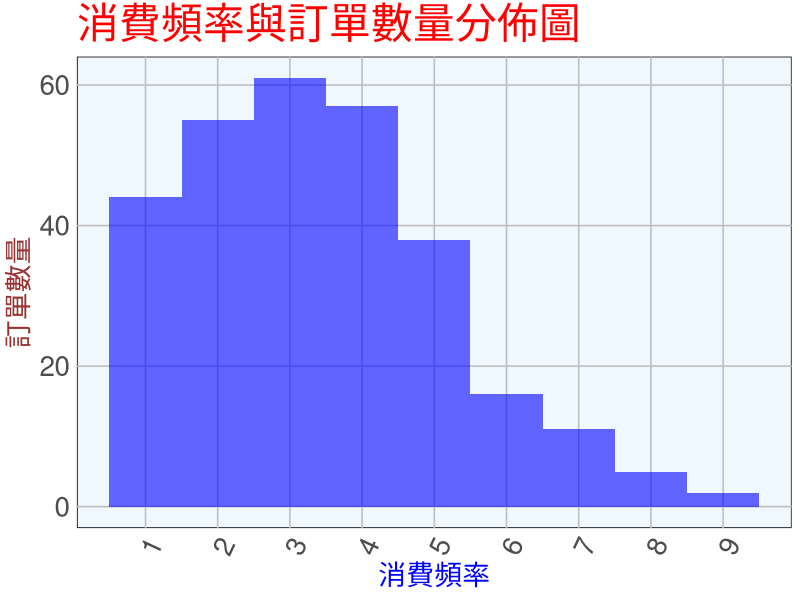
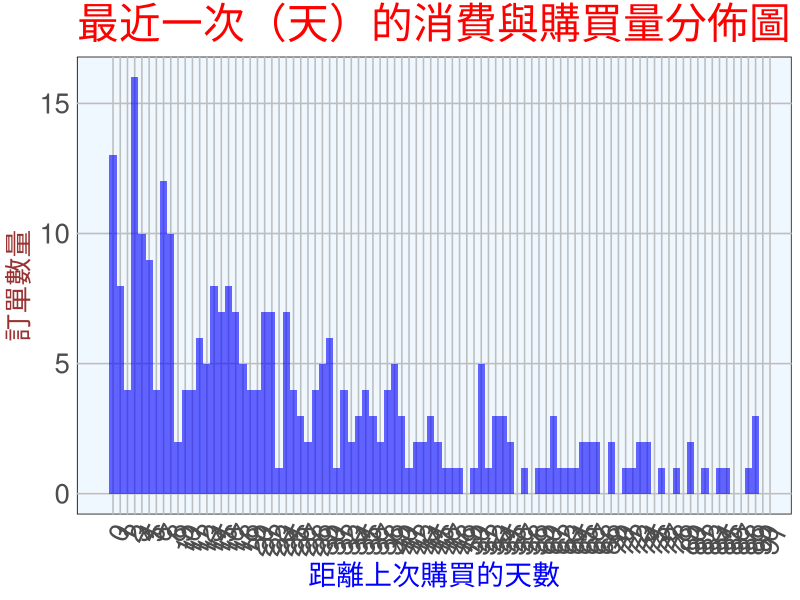
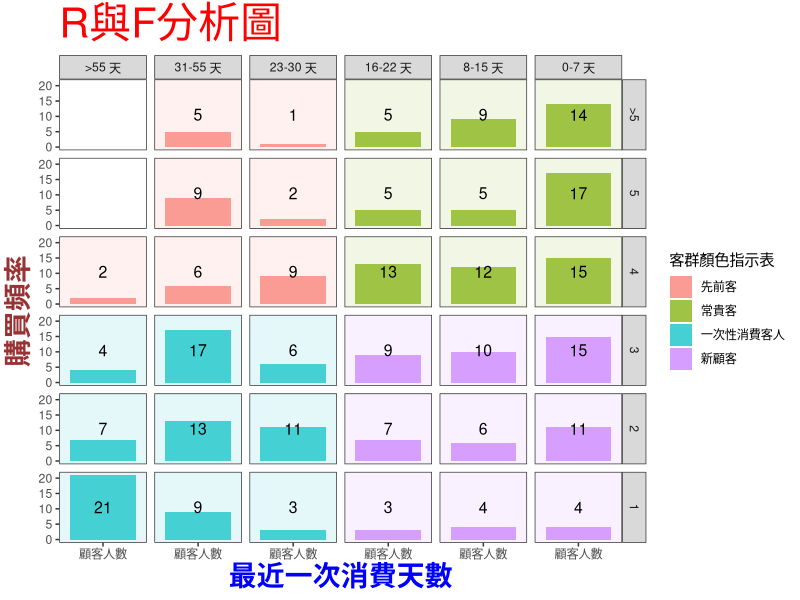
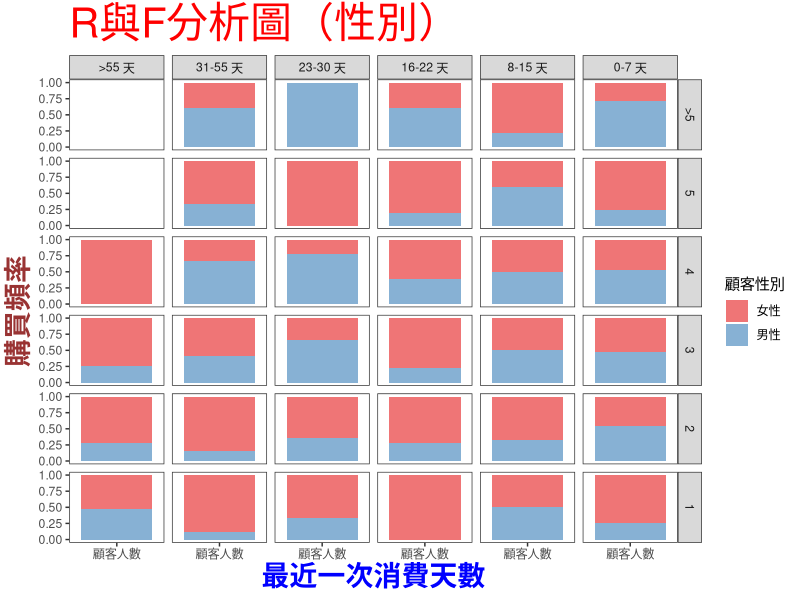
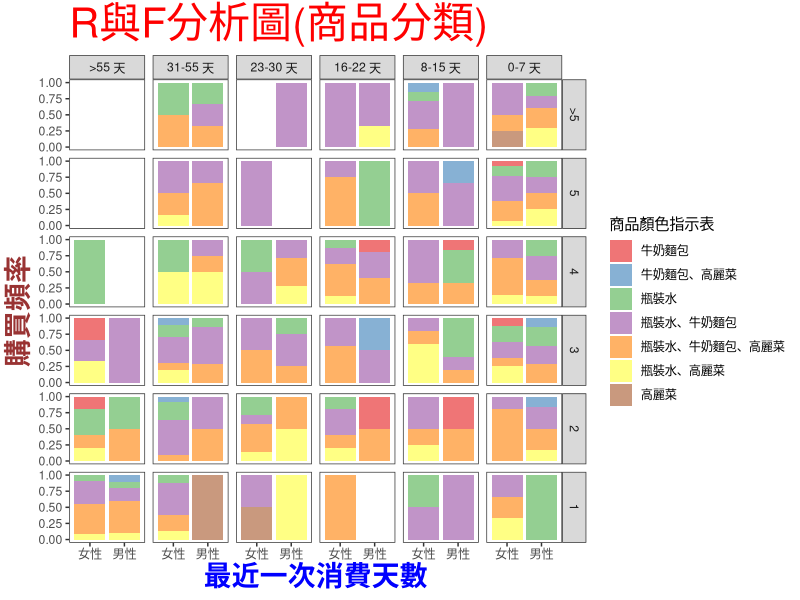

Recreate these plots in R, in order.
### 常貴客？新客？ 讓RFM模型簡簡單單解釋一切！(資料來源)-----

# 在行銷資料科學裡，有項工具可協助公司找出 
# R「新客」（近期有消費的人）、 
# F 「常客」（常常來消費的人）、與 
# M「貴客」（消費金額大的人），這項工具稱為「RFM模型」。

# RFM模型是由喬治·卡利南（George Cullinan）於1961年所提出，他發現資料庫分析中，
# 有三項重要的指標：
# 最近一次消費（Recency）、
# 消費頻率（Frequency）、與
# 消費金額（Monetary），
# 這三項指標的英文字母的分別為R、F、M，所以就稱為「RFM模型」。

# 接下來，我們將介紹RFM模型的簡單概念:
# 最近一次消費（Recency）：
# 指消費者至今再次購買與上次購買產品的時間差，
# 舉例來說，將「購買日期分為五等分」，每一等分為資料庫的20%：
# 最近消費的前20%，編碼為5
# 20%~40%編碼為4，以此類推
# 到80%~100%編碼為1。
# 也就是編碼等級越高的消費者，重複購買比率較高。

# 2. 消費頻率（Frequency）：
# 指消費者在一定期間內購買該產品的次數。舉例來說：
# 次數最多的前20%，編碼為5
# 20%~40%編碼為4，以此類推
# 80%~100%編碼為1。
# 編碼等級越高的消費者，其消費頻率越高，忠誠度與顧客價值也越高。

# 3. 消費金額（Monetary）：
# 指消費者在一定期間內購買該產品的總金額。
# 金額最大的前20%，編碼為5
# 20%~40%編碼為4，以此類推
# 80%~100%編碼為1。
# 編碼等級越高的消費者，其消費金額越高，顧客價值也越高。

# 利用以上的編碼方式，我們可以將顧客，依（R,F,M）的分數，共分成125群，
# 亦即從最低的（1,1,1）（3分）到最高的（5,5,5）（15分）。

# RFM模型能協助企業區分顧客，並預測每種顧客類型的消費者行為。
# 當企業對顧客進行分群後，再進一步從公司的顧客資料庫中，分析各群顧客背後的消費者行為，
# 進而發展預測模式。
# 讓公司的顧客關係管理（CRM）系統在應用上，能夠提升到策略性的層級。
# RFM模型實戰去！

# 接下來的範例，我們將會使用R語言展示
# 如何使用RFM模型在「最近一次消費（Recency）」及「消費頻率（Frequency）」的分析應用，
# 會使用R與F的主要原因，是因為「最近一次消費（R）」的期間，關乎消費者的存留狀況，
# 以及「消費頻率（F）」影響顧客的顧客生命週期。
# 所以我們會依照 R 與 F 將顧客分類成不同客群，並觀察其與產品、銷售之間的關係，以達到下列目的：

# 1.了解目前銷售狀況。
# 2.有效的運用行銷預算，在對的產品上花對的錢。
# 3.對不同的客群給予不同的優惠。
# 4.增加顧客生命週期，培養每一位顧客成為忠實/常貴客 。

# 我們即將使用某一匿名賣場的資料，並挑選出其中三件商品，切入R及F的模型分析。
# 可以想一下，當我們賣場內部資料有：
# 交易代號（orderId）
# 顧客編號（clientId）
# 產品（product）
# 性別（gender）
# 最後交易日期（orderdate）

# 那我們就要開始問自己幾個問題：
# 應該從資料中擷取何種價值? 
# 到底應該如何透過這些資料，讓手上的資源分配更有利? 
# 我的顧客針對不同產品有偏好? 不同的顧客到底應該多銷售哪種產品?

# 那...既然這些問題都可以透過R及F的模式來做簡單的分析，到底R及F本身的性質是什麼?
# 其實就是我們在基礎敘述性統計中時常看到的「交叉分析」
# 交叉分析就可以解決並增加營收!

# 資料：
# 首先讓我們來看看本次賣場的資料型態。本次資料共4402筆資料，可在我們提供的檔案連結下載數據。
# https://drive.google.com/open?id=1JGkDV3X7CRLHM4H2Zd7UBpDNy3UIToKZ
# 部份原始資料的具體模樣:

# 載入library
library(dplyr)
library(reshape2)
library(ggplot2)
library(stringr)
# start from here

library(readr)
orders <- read_csv("orders.csv", col_types = cols(orderdate = col_date(format = "%Y-%m-%d")))
View(orders)

str(orders)
# tibble [4,384 x 7] (S3: spec_tbl_df/tbl_df/tbl/data.frame)
# $ X1       : num [1:4384] 1 2 3 4 5 6 7 8 9 10 ...
# $ product  : chr [1:4384] "高麗菜" "高麗菜" "高麗菜" "高麗菜" ...
# $ orderId  : num [1:4384] 582 2 725 597 761 95 426 321 239 822 ...
# $ clientId : num [1:4384] 230 276 277 279 92 190 241 115 15 164 ...
# $ gender   : chr [1:4384] "女性" "男性" "女性" "男性" ...
# $ orderdate: Date[1:4384], format: "2017-01-08" "2017-02-18" "2017-02-03" ...
# $ grossmarg: num [1:4384] 10 10 10 10 10 10 10 10 10 10 ...

# orders$orderdate = as.Date(orders$orderdate, origin="2017-01-01")
summary(orders)
# 報告日期
today <- as.Date('2017-04-11', format='%Y-%m-%d')

names(orders)
# [1] "X1"   "product"   "orderId"   "clientId"  "gender"    "orderdate" "grossmarg"

head(orders)
# A tibble: 6 x 7
#      X1 product orderId clientId gender orderdate  grossmarg
#   <dbl> <chr>     <dbl>    <dbl> <chr>  <date>         <dbl>
# 1     1 高麗菜      582      230 女性   2017-01-08        10
# 2     2 高麗菜        2      276 男性   2017-02-18        10
# 3     3 高麗菜      725      277 女性   2017-02-03        10
# 4     4 高麗菜      597      279 男性   2017-03-05        10
# 5     5 高麗菜      761       92 女性   2017-02-08        10
# 6     6 高麗菜       95      190 男性   2017-04-05        10

# 資料處理
?dcast
# cast {reshape2}	R Documentation
# Cast functions Cast a molten data frame into an array or data frame.

orders01 <- dcast(orders, orderId + clientId + gender + orderdate ~ product, value.var='product', fun.aggregate=length)

head(orders01)
#   orderId clientId gender  orderdate 牛奶麵包 高麗菜 瓶裝水
# 1       1      166   男性 2017-04-07        1      2      3
# 2       2      276   男性 2017-02-18        2      1      7
# 3       4       95   女性 2017-03-28        2      0      4
# 4       5      253   女性 2017-01-27        2      0      5
# 5       6       34   男性 2017-03-16        1      1      4
# 6       7      215   男性 2017-04-08        1      0      1

# 計算 frequency recency 频率   新近度
orders02 <- orders01 %>%
  group_by(clientId) %>%
  mutate(frequency=n(),
         recency=as.numeric(today-orderdate)) %>%
  filter(orderdate==max(orderdate)) %>%
  filter(orderId==max(orderId)) %>%
  ungroup()

### 看看filter做甚麼動作?
orders022 <- orders01 %>%
  group_by(clientId) %>%
  mutate(frequency=n(),
         recency=as.numeric(today-orderdate))

orders022Order <- orders01 %>%
  group_by(clientId) %>%
  mutate(frequency=n(),
         recency=as.numeric(today-orderdate)) %>%
  arrange(clientId)

head(orders02)
# A tibble: 6 x 9
#   orderId clientId gender   orderdate  牛奶麵包 高麗菜 瓶裝水 frequency recency
#     <dbl>    <dbl> <chr>  <date>        <int>  <int>  <int>     <int>   <dbl>
# 1       1      166 男性   2017-04-07        1      2      3         2       4
# 2       4       95 女性   2017-03-28        2      0      4         4      14
# 3       6       34 男性   2017-03-16        1      1      4         3      26
# 4       8      230 女性   2017-04-01        1      0      2         7      10
# 5      10       59 女性   2017-04-03        4      1      2         3       8
# 6      23      233 男性   2017-03-18        0      1      2         2      24

orders022 %>% filter(clientId == 166)
#   orderId clientId gender orderdate  牛奶麵包 高麗菜 瓶裝水 frequency recency
#     <dbl>    <dbl> <chr>  <date>        <int>  <int>  <int>     <int>   <dbl>
# 1       1      166 男性   2017-04-07        1      2      3         2       4
# 2     795      166 男性   2017-03-08        2      0      1         2      34
orders022 %>% filter(clientId == 95)
#   orderId clientId gender orderdate  牛奶麵包 高麗菜 瓶裝水 frequency recency
#     <dbl>    <dbl> <chr>  <date>        <int>  <int>  <int>     <int>   <dbl>
# 1       4       95 女性   2017-03-28        2      0      4         4      14
# 2     186       95 女性   2017-02-23        2      0      3         4      47
# 3     789       95 女性   2017-01-17        1      1      5         4      84
# 4     959       95 女性   2017-01-30        1      0      2         4      71

### R與F 频率/新近度 模型分析： ------
#繪製出RF分佈圖

# 圖形主题
howard_theme <- function(base_size = 12, base_family = "sans"){
  theme_minimal(base_size = base_size, base_family = base_family) +
    theme(
      axis.text.x = element_text(size=20, angle = 65, vjust = 1, hjust=1),
      axis.text.y = element_text(size=20),
      axis.title = element_text(size = 20),
      panel.grid.major = element_line(color = "grey"),
      panel.grid.minor = element_blank(),
      panel.background = element_rect(fill = "aliceblue"),
      strip.background = element_rect(fill = "navy", color = "navy", size = 1),
      strip.text = element_text(face = "bold", size = 10, color = "white"),
      legend.position = "right",
      legend.justification = "bottom",
      legend.background = element_blank(),
      legend.text=element_text(size=15),
      panel.border = element_rect(color = "grey", fill = NA, size = 0.05),
      title = element_text(size = 15),
      plot.caption=element_text(size = 10)
    )
}

#消費頻率與訂單數量分佈圖
ggplot(orders02, aes(x=frequency)) +
  theme_bw() +
  scale_x_continuous(breaks=c(1:10)) +
  geom_histogram(alpha=0.6, binwidth=1, fill = "blue") +
  ggtitle("消費頻率與訂單數量分佈圖")+
  xlab("消費頻率") + 
  ylab("訂單數量") +howard_theme()+
  theme(plot.title = element_text(color="red", size=30),
        axis.title.x = element_text(color="blue", size=20),
        axis.title.y = element_text(color="#993333", size=20))

#R 最近一次（天）的消費 頻率分佈圖
ggplot(orders02, aes(x=recency)) +
  theme_bw() +
  geom_histogram(alpha=0.6, binwidth=1, fill = "blue") +
  scale_x_continuous(breaks=c(0:91))+
  ggtitle("最近一次（天）的消費與購買量分佈圖")+
  xlab("距離上次購買的天數") + 
  ylab("訂單數量") + howard_theme()+
  theme(plot.title = element_text(color="red", size=30),
        axis.title.x = element_text(color="blue", size=20),
        axis.title.y = element_text(color="#993333", size=20),
        panel.background = element_rect(fill = "aliceblue"),
        strip.background = element_rect(fill = "navy", color = "navy", size = 1),
        strip.text = element_text(face = "bold", size = 10, color = "white"))

#從F與R圖上，很明顯可以發現，最近1天內消費與最近3天內消費的消費者，在購買量上，擁有極大的差距，但是最近76天內消費跟88天內消費的消費者在購買量上，並沒有差距。這就是為何我們要畫出這兩張長條圖來決定交叉分析時「不同邊界」的原因。
# 所以我們就可以開始定義每個群體的邊界，而尋找邊界的方式可以利用上述F與R的分佈圖或結合業務方面的知識分析來定義不同的級距。
# 本次我們的邊界根據r與f的圖來判斷每一間隔的級距定義之：
# 頻率分布邊界：1, 2, 3, 4, 5, >5
# 近因分布邊界：0–7, 8–15, 16–22, 23–30, 31–55, >55
# 於是我們就可以立即製作出R與F的「交叉分析」：

# 切割頻率
orders02.segm <- orders02 %>%
  mutate(buy_freq=ifelse(between(frequency, 1, 1), '1',
                         ifelse(between(frequency, 2, 2), '2',
                                ifelse(between(frequency, 3, 3), '3',
                                       ifelse(between(frequency, 4, 4), '4',
                                              ifelse(between(frequency, 5, 5), '5', '>5')))))) %>%
  mutate(segm.rec=ifelse(between(recency, 0, 7), '0-7 天',
                         ifelse(between(recency, 8, 15), '8-15 天',
                                ifelse(between(recency, 16, 22), '16-22 天',
                                       ifelse(between(recency, 23, 30), '23-30 天',
                                              ifelse(between(recency, 31, 55), '31-55 天', '>55 天')))))) %>%
  mutate(cart=paste(ifelse(瓶裝水!=0, '、瓶裝水', ''),
                    ifelse(牛奶麵包!=0, '、牛奶麵包', ''),
                    ifelse(高麗菜!=0, '、高麗菜', ''), sep='')) %>%
  arrange(clientId)

# '瓶裝水','牛奶麵包','高麗菜'
# 定義邊界的順序
orders02.segm$buy_freq <- factor(orders02.segm$buy_freq, levels=c('>5', '5', '4', '3', '2', '1'))
orders02.segm$segm.rec <- factor(orders02.segm$segm.rec, levels=c('>55 天', '31-55 天', '23-30 天', '16-22 天', '8-15 天', '0-7 天'))
orders02.segm$cart = str_split_fixed(orders02.segm$cart, '、', 2)[,2]

str(orders02.segm)
# $ buy_freq : Factor w/ 6 levels ">5","5","4","3",..: 2 6 1 6 3 3 2 4 6 4 ...
# $ segm.rec : Factor w/ 6 levels ">55 天","31-55 天",..: 5 5 6 1 4 3 2 6 2 6 ...
# $ cart     : chr [1:289] "瓶裝水、牛奶麵包" "瓶裝水、牛奶麵包" 

lcg <- orders02.segm %>%
  group_by(segm.rec, buy_freq) %>%
  summarise(quantity=n()) %>%
  mutate(client='顧客人數') %>%
  ungroup()
head(lcg)
# A tibble: 6 x 4
#   segm.rec buy_freq quantity client  
#   <fct>    <fct>       <int> <chr>   
# 1 >55 天   4               2 顧客人數
# 2 >55 天   3               4 顧客人數
# 3 >55 天   2               7 顧客人數
# 4 >55 天   1              21 顧客人數
# 5 31-55 天 >5              5 顧客人數
# 6 31-55 天 5               9 顧客人數

lcg.matrix= as.data.frame.matrix(table(orders02.segm$buy_freq, orders02.segm$segm.rec))
lcg.matrix$buy_freq = row.names(lcg.matrix) 
lcg.matrix
#    >55 天 31-55 天 23-30 天 16-22 天 8-15 天 0-7 天 buy_freq
# >5      0        5        1        5       9     14       >5
# 5       0        9        2        5       5     17        5
# 4       2        6        9       13      12     15        4
# 3       4       17        6        9      10     15        3
# 2       7       13       11        7       6     11        2
# 1      21        9        3        3       4      4        1

# 上述釋例如果能利用圖形化的方式呈現，可更有效提升判斷力：

### 繪製RFM分析圖 ------------
lcg.adv <- lcg %>%
  mutate(rec.type = ifelse(segm.rec %in% c(">55 天", "31-55 天", "23-30 天"), "not recent", "recent"),
         freq.type = ifelse(buy_freq %in% c(">5", "5", "4"), "frequent", "infrequent"),
         customer.type = interaction(rec.type, freq.type))
head(lcg.adv)
#   segm.rec buy_freq quantity client   rec.type   freq.type  customer.type        
#   <fct>    <fct>       <int> <chr>    <chr>      <chr>      <fct>                
# 1 >55 天   4               2 顧客人數 not recent frequent   not recent.frequent  
# 2 >55 天   3               4 顧客人數 not recent infrequent not recent.infrequent
# 3 >55 天   2               7 顧客人數 not recent infrequent not recent.infrequent
# 4 >55 天   1              21 顧客人數 not recent infrequent not recent.infrequent
# 5 31-55 天 >5              5 顧客人數 not recent frequent   not recent.frequent  
# 6 31-55 天 5               9 顧客人數 not recent frequent   not recent.frequent

ggplot(lcg.adv, aes(x=client, y=quantity, fill=customer.type)) +
  theme_bw() +
  theme(panel.grid = element_blank()) +
  geom_rect(aes(fill = customer.type), xmin = -Inf, xmax = Inf, ymin = -Inf, ymax = Inf, alpha = 0.1) +
  facet_grid(buy_freq ~ segm.rec) +
  geom_bar(stat='identity', alpha=0.7) +
  geom_text(aes(y=max(quantity)/2, label=quantity), size=4) +
  ggtitle("R與F分析圖") +
  xlab("最近一次消費天數") + ylab("購買頻率")+ 
  theme(plot.title = element_text(color="red", size=30 ),
        axis.title.x = element_text(color="blue", size=20, face="bold"),
        axis.title.y = element_text(color="#993333", size=20, face="bold"))+
  guides(fill=guide_legend(title="客群顏色指示表"))+
  scale_fill_discrete(name="Experimental\nCondition",breaks = c('not recent.frequent','recent.frequent','not recent.infrequent','recent.infrequent'), labels = c('先前客','常貴客','一次性消費客人','新顧客'))

# 圖片X軸為距離最近一次消費天數（R），而Y軸為購買頻率（F），
# 表格內方塊的數字則表示顧客人數，人數越多方塊內的顏色堆疊越多，
# 並且顏色將顧客區隔分成四大類：
# 綠色區塊：常貴客；在短時間內頻頻來光顧，他們是最重要的顧客，
#           他們在短時間內已經來訪許多次了，也是忠實老顧客，是公司主要的客源。
# 紫色區塊：新顧客；來訪的頻率不是特別高，也許是第一次來或者只是一次性消費的客人，
#           但其中還是有潛力成為常貴客，所以行銷方向要以「產品導向」導入他們進入常貴客群為主。
# 紅色區塊：先前客；他們對於一般的公司來說，是長時間內，營收最大的來源，
#           公司必須要持續吸引他們，讓他們能於「更短時間內」再至來訪，重新產生購買，
#           否則有可能會漸漸流失。
# 藍色區塊：一次性消費客人；若此區塊比例偏多，代表來過的客人都不會來第二次。

### 已經有了顧客區分的概念:
#   接下來便可以針對不同的客群使用不同的行銷手段、價格、優惠，以達到最終目的！
# 那分隔區塊內能不能再依照不同人口變數或產品區分呢？
# 當然可以！ 接下來就讓我們「交叉再交叉」，進行子區段分析（Sub-segments analysis）：

lcg.sub <- orders02.segm %>%
  group_by(gender, cart, segm.rec, buy_freq) %>%
  summarise(quantity=n()) %>%
  mutate(client='顧客人數') %>%
  ungroup()

# 繪製RFM分析圖(性別分類)  fill=
lcg.sub$gender = factor(lcg.sub$gender, levels = c('女性', '男性'))
ggplot(lcg.sub, aes(x=client, y=quantity, fill=gender)) +
  theme_bw() +
  scale_fill_brewer(palette='Set1') +
  theme(panel.grid = element_blank())+
  geom_bar(stat='identity', position='fill' , alpha=0.6) +
  facet_grid(buy_freq ~ segm.rec) +
  ggtitle("R與F分析圖（性別）") +
  xlab("最近一次消費天數") + ylab("購買頻率")+ 
  theme(plot.title = element_text(color="red", size=30),
        axis.title.x = element_text(color="blue", size=20, face="bold"),
        axis.title.y = element_text(color="#993333", size=20, face="bold"))+
  guides(fill=guide_legend(title="顧客性別"))

# 我們先將性別（gender）來做區隔，紅色區塊是女性，藍色區塊是男性，
# 如果我們僅看最重要的常貴客分群，由R與M分析圖（性別分類）可以看出一很有趣的現象，
# 購買頻率在0–7天內平均大於5次為男性居多，但剛好等於5次的則是女性居多。


# 「So what? 那接下來我該怎做？ 能更吸引這群人來購買？」
# 這時候我們就要再從性別切出更細更產品類別：

# 繪製RFM分析圖(商品分類)
ggplot(lcg.sub, aes(x=gender, y=quantity, fill=cart)) +
  theme_bw() +
  scale_fill_brewer(palette='Set1') +
  theme(panel.grid = element_blank())+
  geom_bar(stat='identity', position='fill' , alpha=0.6) +
  facet_grid(buy_freq ~ segm.rec) +
  ggtitle("R與F分析圖(商品分類)") +
  xlab("最近一次消費天數") + ylab("購買頻率")+ 
  theme(plot.title = element_text(color="red", size=30),
        axis.title.x = element_text(color="blue", size=20, face="bold"),
        axis.title.y = element_text(color="#993333", size=20, face="bold"))+
  guides(fill=guide_legend(title="商品顏色指示表"))

# 這時候要推薦何種商品便一目了然～！ 
# 同學可以想想，如果你是行銷資料科學家或專業經理人，
# 有了這些資料，應該如何分配這一家店的資源？
# 首先，我們先從性別分類圖來看：
# 0–7天內大於5次購買頻率的多為男生，女生次之
#    男生喜好購買的優先順序為「瓶裝水、高麗菜」的組合及「瓶裝水、高麗菜、牛奶麵包」的組合。
#    女生則優先順序為「瓶裝水、牛奶麵包」的組合及「瓶裝水、高麗菜、牛奶麵包」。
# 0–7天內等於5次購買頻率的多為女生，男生次之
#    男生喜好購買的優先順序為「瓶裝水、高麗菜」的組合及「瓶裝水、高麗菜、牛奶麵包」的組合。
#    女生則優先順序為「瓶裝水、牛奶麵包」的組合、「瓶裝水、高麗菜、牛奶麵包」且單獨的「瓶裝水」產品。
# 8–15天內大於5次購買頻率的多為女生，男生次之
#    男生喜好購買的優先順序為「瓶裝水、牛奶麵包」的組合。這群男生僅喜好一種組合，
#    如果要讓這群男生逐漸轉變為0–7天消費，商家可以考慮在有利潤的情形下，
#    對「瓶裝水、高麗菜」及「瓶裝水、高麗菜、牛奶麵包」的組合進行行銷活動，
#    讓這群男生逐漸變成0–7天消費5次以上，賺取更多營收。
#    女生則優先順序為「瓶裝水、牛奶麵包」的組合、「瓶裝水、高麗菜、牛奶麵包」。

# 恩…還是沒感覺嗎？ 讓我們用「8–15天內大於5次購買頻率的男性顧客」算看看，
# 假設這群男生有200人，平均11.5天消費7.5次，而「瓶裝水、牛奶麵包」的組合利潤為100，
# 平均每天可以達到
# 一天200人平均消費＝(7.5/11.5)*200人＝130.4348
# 每天利潤＝100* 130.4348＝ 13043.48元

# 如果對「瓶裝水、高麗菜」及「瓶裝水、高麗菜、牛奶麵包」的組合進行行銷活動，舉例來說，「打折促銷」。
# 瓶裝水、高麗菜＝250元原利潤經過7折轉換＝145
# 瓶裝水、高麗菜、牛奶麵包＝210元原利潤79折轉換＝105
# 200人因收到該折扣而到0-7天的轉換率 ＝ 200人 * 20% = 40人
# 這200人因為此行銷活動，為公司帶來的每天總利潤
# 8–15天內大於5次購買頻率：(7.5次/11.5天)*160人*100＝ 10,435
# 40人轉到「0–7天內大於5次購買平率」：(7.5次/5天)*15人*145+ (7.5次/5天)*25人*105=7,200
# 所以40人轉換，每天就賺 10,435 +7,200＝17,635，
# 比起原本的13,044，每天還要多賺4,591。如果經濟、品牌等因素狀況不變
# 一個月就多賺137,730，這是將近14萬元阿！

# 一年就差了168萬阿！

# 由此可見R與F分析技術可以有效率地將數據結合，並可在子段進行無限的變化，
#　就有很大的機會可以賺取更多的營收，只要有顧客相關的資料，
# 例如：職業、住址、甚至興趣習慣等…，再配合上業務方面知識分析，
# 便可製作出有指標性的視覺化資料，並且調整銷售策略。

##### komework 作業 -----
# RFM Model using R | CRM 客戶分群模型 Customer Segmentation | R 統計
# https://www.jamleecute.com/rfm-model-crm-customer-segmentation-r/
# 使用CDNOW dataset (1/10th sample)